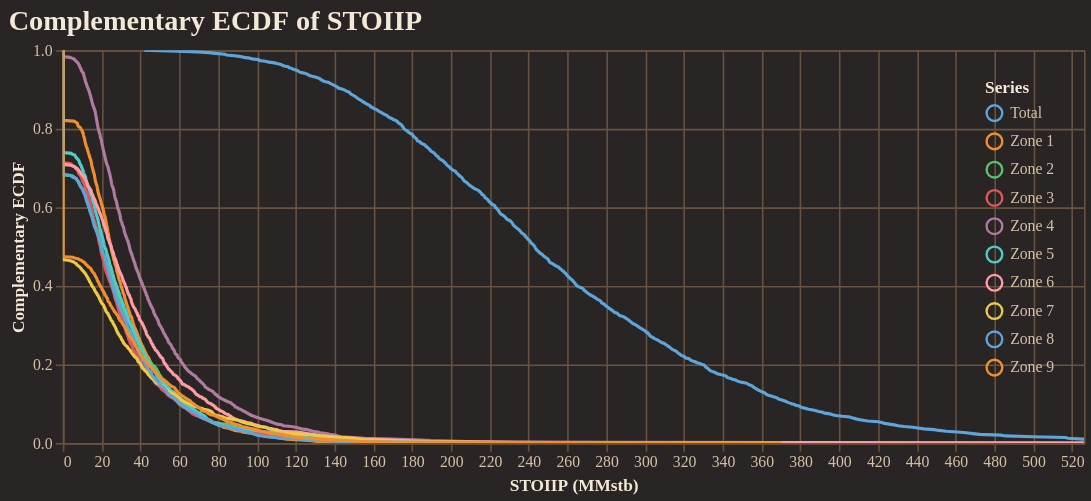

The notebook cell saved with this chart:
### Code cell
fig = reporter.plotter.prospect_volumetric_ecdf_plot(
    figsize=(650, 250),
    backend=PLOTTING_BACKEND
)
fig.show()

### Figure 1 — Vega-Lite specification as saved in the notebook (floating-point values rounded to 4 significant figures; data arrays with more than 128 entries replaced by an {"elided": "..."} marker saying what was removed)
{"config": {"background": "#292524", "view": {"fill": "#292524", "stroke": "#665340"}, "title": {"color": "#f4e9d7", "font": "Merriweather", "fontSize": 18, "fontWeight": 600, "subtitleColor": "#d5c2a6", "anchor": "start"}, "axis": {"domainColor": "#665340", "gridColor": "#665340", "tickColor": "#665340", "labelColor": "#d5c2a6", "titleColor": "#f4e9d7", "labelFont": "Merriweather", "titleFont": "Merriweather"}, "legend": {"titleColor": "#f4e9d7", "labelColor": "#d5c2a6", "labelFont": "Merriweather", "titleFont": "Merriweather", "orient": "top-right", "symbolType": "circle"}, "header": {"labelColor": "#d5c2a6", "titleColor": "#f4e9d7", "labelFont": "Merriweather", "titleFont": "Merriweather"}, "mark": {"color": "#c78d3b"}, "line": {"color": "#c78d3b"}, "bar": {"color": "#c78d3b"}, "point": {"color": "#ddb06d"}, "area": {"color": "#c78d3b", "opacity": 0.35}, "text": {"color": "#f4e9d7", "font": "Merriweather"}, "range": {"category": ["#5DA5DA", "#F28E2B", "#59C36A", "#E15759", "#B07AA1", "#4ECDC4", "#FF9DA7", "#EDC948"]}}, "layer": [{"mark": {"type": "line", "clip": true, "strokeWidth": 2}, "encoding": {"color": {"field": "series", "title": "Series", "type": "nominal"}, "tooltip": [{"field": "series", "title": "Series", "type": "nominal"}, {"field": "stoiip_mmstb", "format": ",.2f", "title": "STOIIP (MMstb)", "type": "quantitative"}, {"field": "exceedance_probability", "format": ".3f", "title": "Exceedance", "type": "quantitative"}], "x": {"field": "stoiip_mmstb", "title": "STOIIP (MMstb)", "type": "quantitative"}, "y": {"field": "exceedance_probability", "scale": {"domain": [0, 1]}, "title": "Complementary ECDF", "type": "quantitative"}}}], "data": {"name": "data-532992b3f35c3f344dbd6b7231d76ab0"}, "encoding": {"x": {"field": "stoiip_mmstb", "scale": {"domain": [0, 526.2]}, "type": "quantitative"}}, "height": 250, "title": "Complementary ECDF of STOIIP", "width": 650, "$schema": "https://vega.github.io/schema/vega-lite/v5.20.1.json", "datasets": {"data-532992b3f35c3f344dbd6b7231d76ab0": {"elided": "5000 records"}}}
